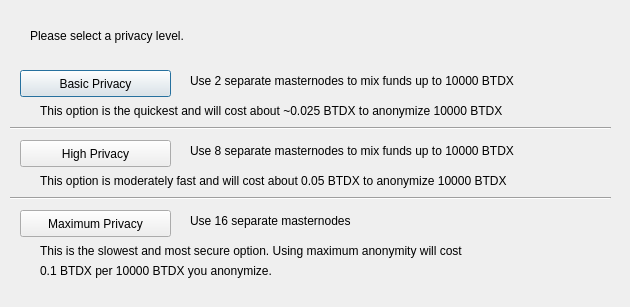
<?xml version="1.0" encoding="UTF-8"?>
<ui version="4.0">
 <class>DarksendConfig</class>
 <widget class="QDialog" name="DarksendConfig">
  <property name="geometry">
   <rect>
    <x>0</x>
    <y>0</y>
    <width>630</width>
    <height>307</height>
   </rect>
  </property>
  <property name="windowTitle">
   <string>Configure Darksend</string>
  </property>
  <widget class="QPushButton" name="buttonBasic">
   <property name="geometry">
    <rect>
     <x>20</x>
     <y>70</y>
     <width>151</width>
     <height>27</height>
    </rect>
   </property>
   <property name="text">
    <string>Basic Privacy</string>
   </property>
  </widget>
  <widget class="QPushButton" name="buttonHigh">
   <property name="geometry">
    <rect>
     <x>20</x>
     <y>140</y>
     <width>151</width>
     <height>27</height>
    </rect>
   </property>
   <property name="text">
    <string>High Privacy</string>
   </property>
  </widget>
  <widget class="QPushButton" name="buttonMax">
   <property name="geometry">
    <rect>
     <x>20</x>
     <y>210</y>
     <width>151</width>
     <height>27</height>
    </rect>
   </property>
   <property name="text">
    <string>Maximum Privacy</string>
   </property>
  </widget>
  <widget class="QLabel" name="label">
   <property name="geometry">
    <rect>
     <x>30</x>
     <y>20</y>
     <width>571</width>
     <height>31</height>
    </rect>
   </property>
   <property name="text">
    <string>Please select a privacy level.</string>
   </property>
  </widget>
  <widget class="QLabel" name="label_2">
   <property name="geometry">
    <rect>
     <x>190</x>
     <y>70</y>
     <width>421</width>
     <height>21</height>
    </rect>
   </property>
   <property name="text">
    <string>Use 2 separate masternodes to mix funds up to 10000 BTDX</string>
   </property>
  </widget>
  <widget class="QLabel" name="label_3">
   <property name="geometry">
    <rect>
     <x>190</x>
     <y>140</y>
     <width>411</width>
     <height>21</height>
    </rect>
   </property>
   <property name="text">
    <string>Use 8 separate masternodes to mix funds up to 10000 BTDX</string>
   </property>
  </widget>
  <widget class="QLabel" name="label_4">
   <property name="geometry">
    <rect>
     <x>190</x>
     <y>210</y>
     <width>421</width>
     <height>21</height>
    </rect>
   </property>
   <property name="text">
    <string>Use 16 separate masternodes</string>
   </property>
  </widget>
  <widget class="QLabel" name="label_6">
   <property name="geometry">
    <rect>
     <x>40</x>
     <y>100</y>
     <width>561</width>
     <height>21</height>
    </rect>
   </property>
   <property name="text">
    <string>This option is the quickest and will cost about ~0.025 BTDX to anonymize 10000 BTDX</string>
   </property>
  </widget>
  <widget class="QLabel" name="label_7">
   <property name="geometry">
    <rect>
     <x>40</x>
     <y>170</y>
     <width>561</width>
     <height>21</height>
    </rect>
   </property>
   <property name="text">
    <string>This option is moderately fast and will cost about 0.05 BTDX to anonymize 10000 BTDX</string>
   </property>
  </widget>
  <widget class="QLabel" name="label_8">
   <property name="geometry">
    <rect>
     <x>40</x>
     <y>240</y>
     <width>561</width>
     <height>21</height>
    </rect>
   </property>
   <property name="text">
    <string>This is the slowest and most secure option. Using maximum anonymity will cost</string>
   </property>
  </widget>
  <widget class="QLabel" name="label_9">
   <property name="geometry">
    <rect>
     <x>40</x>
     <y>260</y>
     <width>561</width>
     <height>21</height>
    </rect>
   </property>
   <property name="text">
    <string>0.1 BTDX per 10000 BTDX you anonymize.</string>
   </property>
  </widget>
  <widget class="Line" name="line">
   <property name="geometry">
    <rect>
     <x>10</x>
     <y>120</y>
     <width>601</width>
     <height>16</height>
    </rect>
   </property>
   <property name="orientation">
    <enum>Qt::Horizontal</enum>
   </property>
  </widget>
  <widget class="Line" name="line_2">
   <property name="geometry">
    <rect>
     <x>10</x>
     <y>190</y>
     <width>601</width>
     <height>16</height>
    </rect>
   </property>
   <property name="orientation">
    <enum>Qt::Horizontal</enum>
   </property>
  </widget>
 </widget>
 <resources/>
 <connections/>
</ui>
